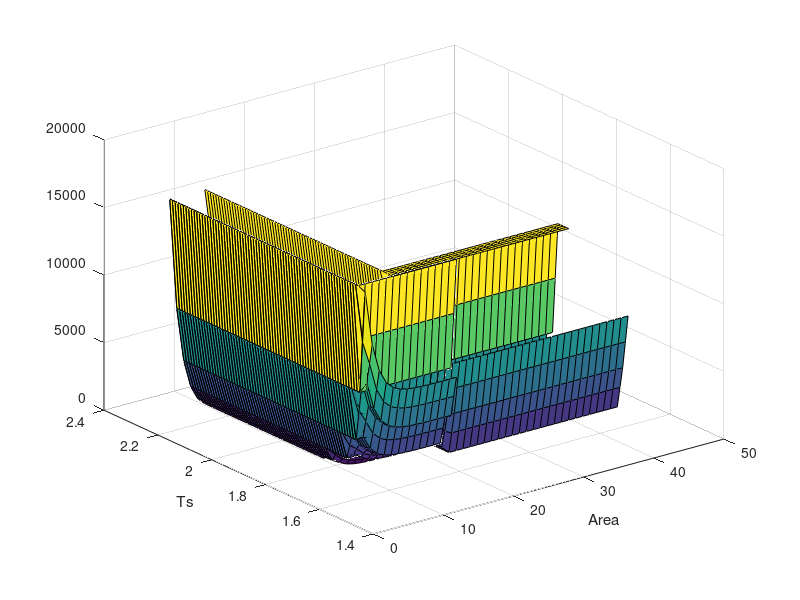

This figure's MATLAB source:
% Plot 3D plane graph
% using correct data!!!!!!!!!!
RCA_Trad=importdata('RCA_Trad_2.mat');
CSA2=importdata('CSA2_2.mat');
RCA_New=importdata('RCA_New_2.mat');
CSA_3stage=importdata('CSA_3.mat');

%plot RCA_Trad
Area1=[18:-1:4];    %area
Ts1=[2.26:-0.02:1.56];    %timing (ns)
[xx1,yy1]=meshgrid(Area1,Ts1);

[xxx1,yyy1]=meshgrid(4:1:18,1.56:0.01:2.26);
pic_RCA_Trad=interp2(xx1,yy1,RCA_Trad,xxx1,yyy1,'linear');

surf(xxx1,yyy1,pic_RCA_Trad);
hold on;
%plot CSA 2stage
Area2=[34 33 32 31 28 27 24 23 18 17 16 15 12 11 9];    %area
Ts2=[2.26:-0.02:1.56];    %timing (ns)
[xx2,yy2]=meshgrid(Area2,Ts2);

[xxx2,yyy2]=meshgrid(9:1:34,1.56:0.01:2.26);
pic_CSA_2=interp2(xx2,yy2,CSA2,xxx2,yyy2,'linear');

surf(xxx2,yyy2,pic_CSA_2);

%plot RCA New

pic_RCA_New=interp2(xx1,yy1,RCA_New,xxx1,yyy1,'linear');

surf(xxx1,yyy1,pic_RCA_New);

%plot CSA 3stage
Area4=[44 41 38 35 30 29 28 27 25 23 20 18 16];    %area
Ts4=[2.26:-0.02:1.6];
[xx4,yy4]=meshgrid(Area4,Ts4);

[xxx4,yyy4]=meshgrid(16:1:44,1.6:0.01:2.26);
pic_CSA_3stage=interp2(xx4,yy4,CSA_3stage,xxx4,yyy4,'linear');

surf(xxx4,yyy4,pic_CSA_3stage);

hold off;


xlabel('Area');
ylabel('Ts');



